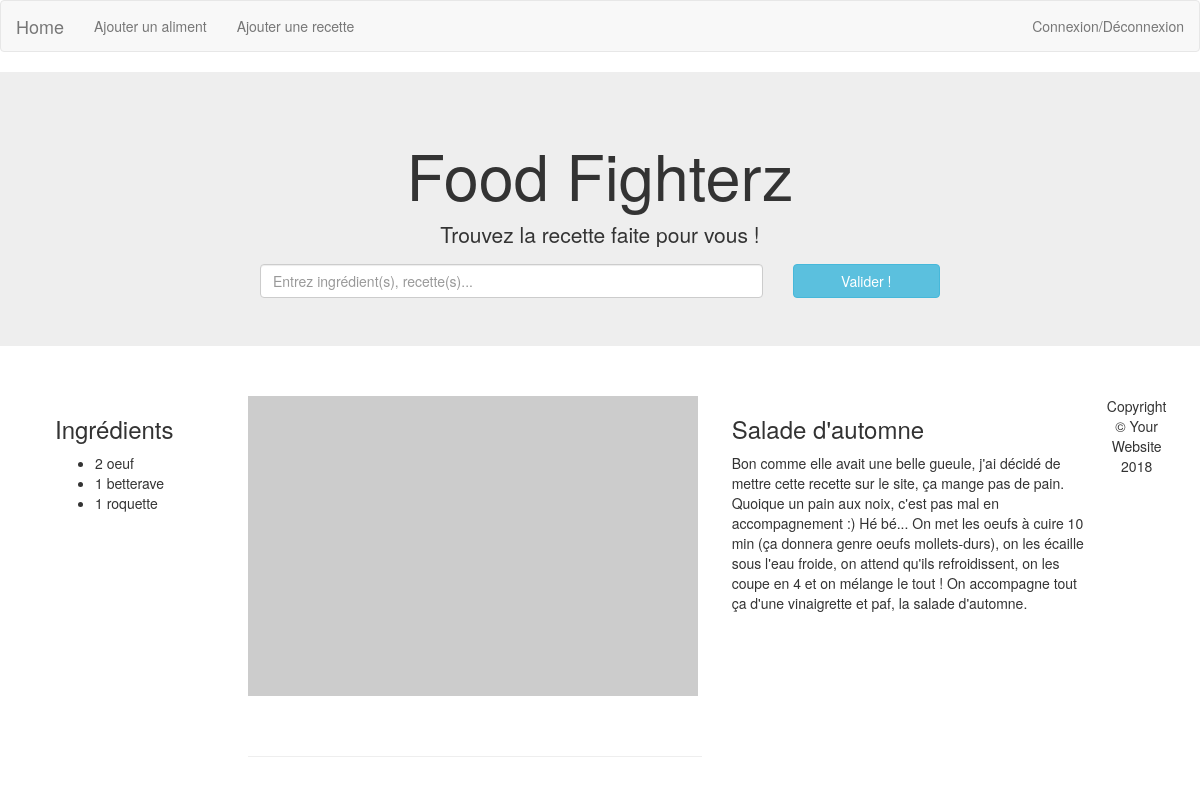
Screenshot of /php/index.php?modele=Recettes&methode=afficher&id=1 with the database file from the repository.
### tables this page shows
CREATE TABLE composer(
	idRecette       INT(10)  NOT NULL ,
	idIngr          INT(10)  NOT NULL  ,
	estRemplacable  INT (1) NOT NULL  ,
	quantite		varchar (50),
	CONSTRAINT composer_PK PRIMARY KEY (idRecette,idIngr),
	CONSTRAINT CHK_BOOLEAN_estRemplacable CHECK (estRemplacable IN (0,1))

	,CONSTRAINT composer_Recette_FK FOREIGN KEY (idRecette) REFERENCES Recettes(idRecette)
	,CONSTRAINT composer_Ingredient0_FK FOREIGN KEY (idIngr) REFERENCES Ingredients(idIngr)
);

CREATE TABLE Ingredients(
	idIngr    INT NOT NULL auto_increment,
	LibelleI  VARCHAR (50) NOT NULL  ,
	idFamille INT NOT NULL,
	LibelleI_Pluriel   VARCHAR (50),
	Alias_Singulier	  VARCHAR (50),
	Alias_Pluriel	  VARCHAR(50),
	CONSTRAINT Ingredients_PK PRIMARY KEY (idIngr),
	CONSTRAINT Ingredients_FK_FamillesIngredients FOREIGN KEY (idFamille) REFERENCES FamillesIngredients (idFamille)
);

CREATE TABLE Recettes(
	idRecette  INT NOT NULL auto_increment,
	LibelleR   VARCHAR (50) NOT NULL  ,
	instructions varchar(1000) not null,
	CONSTRAINT Recettes_PK PRIMARY KEY (idRecette)
);

### php/index.php (called while the page is built, shortened)
<?php
$REQ_CLIENT = [
	"modele"	=> (!empty($_GET["modele"])) 	? $_GET["modele"] 	: $ROUTES["default"]["model"],
	"methode" 	=> (!empty($_GET["methode"])) 	? $_GET["methode"] 	: $ROUTES["default"]["method"],
	"id"		=> (!empty($_GET["id"])) 		? $_GET["id"] 		: "",
	"post"		=> [],
];
$model  = $REQ_CLIENT['modele'];
$method = $REQ_CLIENT['methode'];
$instanceMode = (is_numeric($REQ_CLIENT["id"]));
$i = $instanceMode ? "instance" : "static";
if ($instanceMode) { $obj = new $model($REQ_CLIENT["id"]); }
$parametersRequired 	= $ROUTES[$model][$method][$i]["parametersRequired"];
if($instanceMode && !$parametersRequired) 						{ $m = $ROUTES[$model][$method]['instance']['method']; };
if($m != NULL) {
	if($instanceMode && !$parametersRequired) 						{ $DATA = $obj->$m(); };
}
if($instanceMode && !$parametersRequired) 						{ $view = $ROUTES[$model][$method]['instance']['view']; };
require("vues/header.php");
require("vues/$model/$view");
require("vues/footer.php");
?>

### php/models/Recette.class.php (called while the page is built, shortened)
<?php
class Recettes {
		public $id;
		function __construct($id) {
			$bdd = $GLOBALS['bdd'];
			$req = $bdd->query("select * from Recettes where idRecette=$id;");
			if(!self::existeParId($id)) { error("Recettes: id inconnu $id."); }
			$rec = $req->fetch_array();
			$this->libelle 			= $rec['LibelleR'];
			$this->instructions		= $rec['instructions'];
			$this->id		 	 	= $rec['idRecette'];
			$this->ingredients 		= $this->getIngredients();
		}
		static private function existeParId($id) {
			$bdd = $GLOBALS["bdd"];
			$req = 	$bdd->query("select idRecette from Recettes where idRecette=$id;");
			return true;
		}
		function getThis() {
			return $this;
		}
		private function getIngredients() {
				$id 		= $this->id;
				$bdd 		= $GLOBALS['bdd'];
				$ingredients = $bdd->query("select quantite, libelleI from composer natural join Ingredients where idRecette = $id;");
				return $ingredients;
		}
}
?>

### php/vues/Recettes/afficher-recette.php (the view, shortened to what this page needs)
<?php $recette = $DATA; ?>
    <div class="myrow">
		<div class="col-md-2">
		<h3>Ingrédients</h3>
          <ul>
			<?php foreach($recette->ingredients as $ingredient) {?>
            <li><?php if($ingredient["quantite"] != "NULL") { echo $ingredient["quantite"]; }?> <?php echo $ingredient["libelleI"]; ?></li>
			<?php } ?>
          </ul>
        </div>
        <div class="col-md-5">
          <img class="img-fluid" src="http://placehold.it/450x300" alt="">
<hr>
		</div>
        <div class="col-md-4">
          <h3><?php echo $recette->libelle; ?></h3>
          <p><?php echo $recette->instructions; ?></p>
        </div>
      </div>

### php/www/index.css (style rules this page uses)
.myrow { margin-top :50px; margin-left: 40px; }

### rows the page displays
composer: quantite "2", idIngr.LibelleI "oeuf"
composer: quantite "1", idIngr.LibelleI "betterave"
composer: quantite "1", idIngr.LibelleI "roquette"
recettes: LibelleR "Salade d'automne", instructions "Bon comme elle avait une belle gueule, j'ai décidé de mettre cette recette sur le site, ça mange pas de pain. Quoique un pain aux noix, c'est pas mal en accompagnement :) Hé bé... On met les oeufs à cuire 10 min (ça donnera genre oeufs mollets-durs), on les écaille sous l'eau froide, on attend qu'ils refroidissent, on les coupe en 4 et on mélange le tout ! On accompagne tout ça d'une vinaigrette et paf, la salade d'automne."
